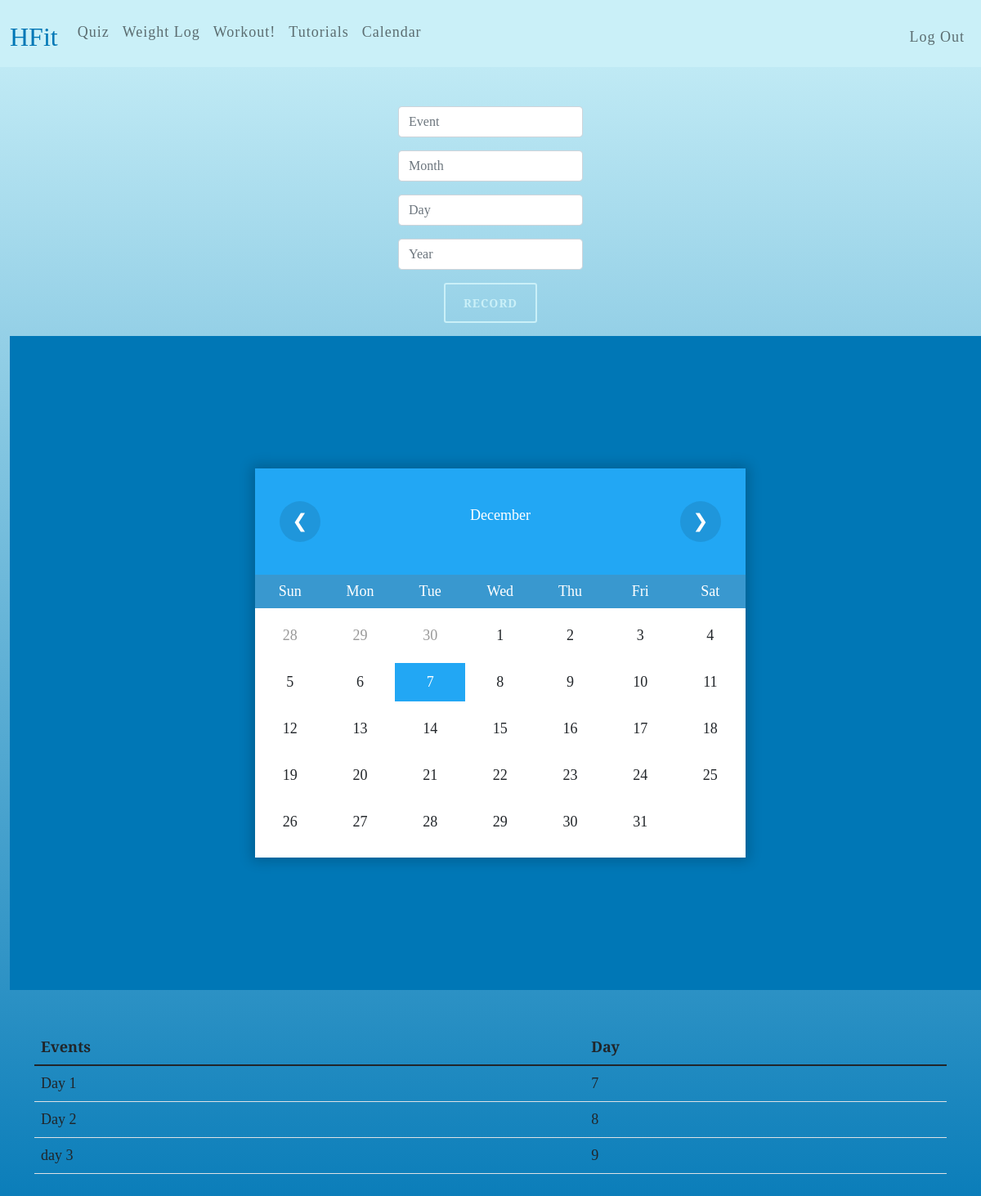
The page /calendar (signed in) on the database as committed earlier.
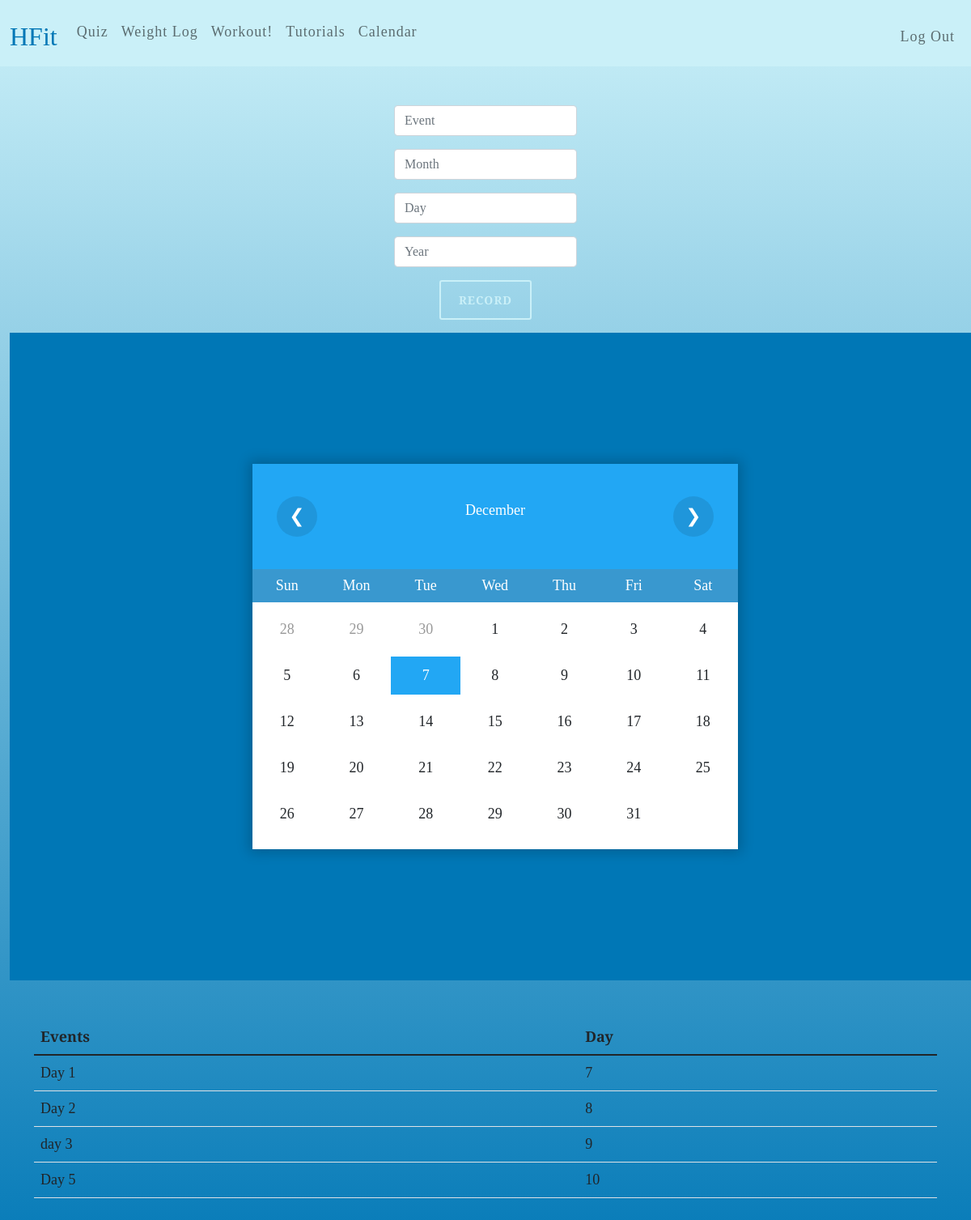
The same page on the database as committed later.
### tables this page shows
CREATE TABLE "calendar" (
	"id"	INTEGER NOT NULL UNIQUE,
	"event"	TEXT NOT NULL,
	"day"	INTEGER NOT NULL,
	"month"	INTEGER NOT NULL,
	"year"	INTEGER NOT NULL,
	"userId"	INTEGER NOT NULL,
	PRIMARY KEY("id" AUTOINCREMENT)
);

### app.py (the view, shortened to what this page needs)
@app.route("/calendar", methods=["GET", "POST"])
def calendar():
    user = db.execute("SELECT event, day, month, year FROM calendar WHERE userid =?", session['user_id'])
    month = datetime.now().month
    year = datetime.now().year
    return render_template("calendar.html", user=user, month=month, year=year)

### templates/calendar.html (shortened to what this page needs)
{% extends "homepage.html" %}
{% block main %}
<form action = "/calendar" method = "post">
    <div class="mb-3">
        <input class="form-control mx-auto w-auto" id="event" name="event" placeholder="Event" type="text">
    </div>
    <div class="mb-3">
        <input class="form-control mx-auto w-auto" id="month" name="month" placeholder="Month" type="number">
    </div>
    <div class="mb-3">
        <input class="form-control mx-auto w-auto" id="day" name="day" placeholder="Day" type="number">
    </div>
    <div class="mb-3">
        <input class="form-control mx-auto w-auto" id="year" name="year" placeholder="Year" type="number">
    </div>
    <div class="mb-3">
        <button  class="btn btn-primary btn-sm outline" name="record" value= "Record" type="submit">Record</button>
    </div>
</form>
    <body onload="renderDate()">
        <div class="wrapper">
            <div class="calendar">
                <div class="month">
                    <div class="prev" onclick="moveDate('prev')">
                        <span>&#10094;</span>
                    </div>
                    <p id="date_str"></p>
                    <div class="next" onclick="moveDate('next')">
                        <span>&#10095;</span>
                    </div>
                </div>
                <div class="weekdays">
                    <div>Sun</div>
                    <div>Mon</div>
                    <div>Tue</div>
                    <div>Wed</div>
                    <div>Thu</div>
                    <div>Fri</div>
                    <div>Sat</div>
                </div>
                <div class="days">
                </div>
            </div>
        </div>
    </body>
    <main class="container py-5 text-center">
        <table class = "table tablestriped">
            <thead>
                <tr>
                    <th class="text-start">Events</th>
                    <th class="text-start">Day</th>
                </tr>
            </thead>
            <tbody>
                {% for events in user %}
                    {% if events['month'] == month and events['year'] == year %}
                    <tr>
                        <td class="text-start">{{events['event']}}</td>
                        <td class="text-start">{{events['day']}}</td>
                    </tr>
                    {% endif%}
                {% endfor%}
            </tbody>
        </table>
    </main>
{% endblock %}

Rows that differ between the two databases and show on the page:
added calendar: event "Day 5", day "10"
